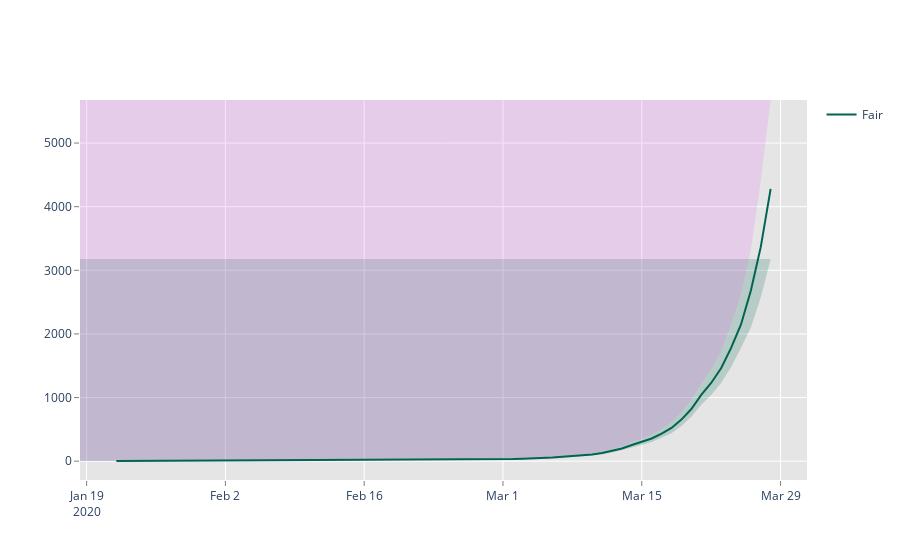

The notebook cell saved with this chart:
### Code cell
x = [1, 2, 3, 4, 5, 6, 7, 8, 9, 10]
x_rev = x[::-1]

# Line 1
y1 = [1, 2, 3, 4, 5, 6, 7, 8, 9, 10]
y1_upper = [2, 3, 4, 5, 6, 7, 8, 9, 10, 11]
y1_lower = [0, 1, 2, 3, 4, 5, 6, 7, 8, 9]
y1_lower = y1_lower[::-1]

# Line 2
y2 = [5, 2.5, 5, 7.5, 5, 2.5, 7.5, 4.5, 5.5, 5]
y2_upper = [5.5, 3, 5.5, 8, 6, 3, 8, 5, 6, 5.5]
y2_lower = [4.5, 2, 4.4, 7, 4, 2, 7, 4, 5, 4.75]
y2_lower = y2_lower[::-1]

# Line 3
y3 = [10, 8, 6, 4, 2, 0, 2, 4, 2, 0]
y3_upper = [11, 9, 7, 5, 3, 1, 3, 5, 3, 1]
y3_lower = [9, 7, 5, 3, 1, -.5, 1, 3, 1, -1]
y3_lower = y3_lower[::-1]

trace1 = go.Scatter(
    x=preds["date"],
    y=preds["lower_bound"],
    fill='tozerox',
    fillcolor='rgba(0,100,80,0.2)',
    line=dict(color='rgba(255,255,255,0)'),
    showlegend=False,
    name='lower',
)


trace3 = go.Scatter(
    x=preds["date"],
    y=preds["upper_bound"],
    fill='tozerox',
    fillcolor='rgba(231,107,243,0.2)',
    line=dict(color='rgba(255,255,255,0)'),
    showlegend=False,
    name='upper',
)
trace4 = go.Scatter(
    x=preds["date"],
    y=preds["forecasted"],
    line=dict(color='rgb(0,100,80)'),
    mode='lines',
    name='Fair',
)



data = [trace1, trace3, trace4]

layout = go.Layout(
    paper_bgcolor='rgb(255,255,255)',
    plot_bgcolor='rgb(229,229,229)',
    xaxis=dict(
        gridcolor='rgb(255,255,255)',
        
        showgrid=True,
        showline=False,
        showticklabels=True,
        tickcolor='rgb(127,127,127)',
        ticks='outside',
        zeroline=False
    ),
    yaxis=dict(
        gridcolor='rgb(255,255,255)',
        showgrid=True,
        showline=False,
        showticklabels=True,
        tickcolor='rgb(127,127,127)',
        ticks='outside',
        zeroline=False
    ),
)
fig = go.Figure(data=data, layout=layout)
iplot(fig, filename= 'shaded_lines')
